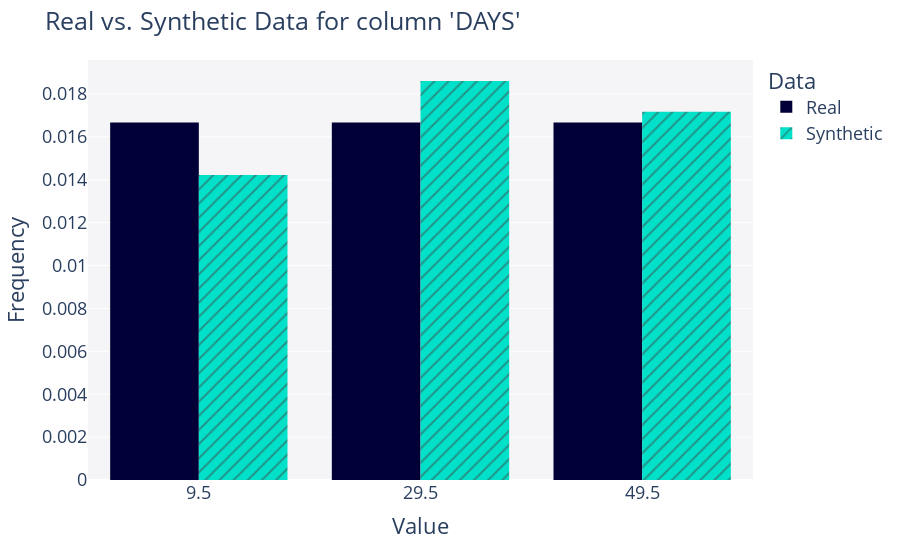

Source (notebook cell):
### Code cell
from sdv.evaluation.single_table import get_column_plot

fig = get_column_plot(
    real_data=df,
    synthetic_data=synthetic_data,
    metadata=metadata,
    column_name='DAYS'
)
    
fig.show()

### Figure 1 — Plotly figure (JSON) as saved in the notebook; plotly's stock layout.template omitted (floating-point values rounded to 4 significant figures; data arrays with more than 128 entries replaced by an {"elided": "..."} marker saying what was removed)
{"data": [{"alignmentgroup": "True", "bingroup": "x", "histnorm": "probability density", "hovertemplate": "<b>Real</b><br>Frequency: %{y}<extra></extra>", "legendgroup": "Real", "marker": {"color": "#000036", "pattern": {"shape": ""}}, "name": "Real", "offsetgroup": "Real", "orientation": "v", "showlegend": true, "type": "histogram", "x": {"elided": "270 int values"}, "xaxis": "x", "yaxis": "y"}, {"alignmentgroup": "True", "bingroup": "x", "histnorm": "probability density", "hovertemplate": "<b>Synthetic</b><br>Frequency: %{y}<extra></extra>", "legendgroup": "Synthetic", "marker": {"color": "#01E0C9", "pattern": {"shape": "/"}}, "name": "Synthetic", "offsetgroup": "Synthetic", "orientation": "v", "showlegend": true, "type": "histogram", "x": {"elided": "10000 int values"}, "xaxis": "x", "yaxis": "y"}], "layout": {"autosize": true, "barmode": "group", "font": {"size": 18}, "legend": {"title": {"text": "Data"}, "tracegroupgap": 0}, "margin": {"t": 60}, "plot_bgcolor": "#F5F5F8", "title": {"text": "Real vs. Synthetic Data for column 'DAYS'"}, "xaxis": {"anchor": "y", "autorange": true, "domain": [0, 1], "range": [-0.5, 59.5], "title": {"text": "Value"}, "type": "linear"}, "yaxis": {"anchor": "x", "autorange": true, "domain": [0, 1], "range": [0, 0.01958], "title": {"text": "Frequency"}}}}
